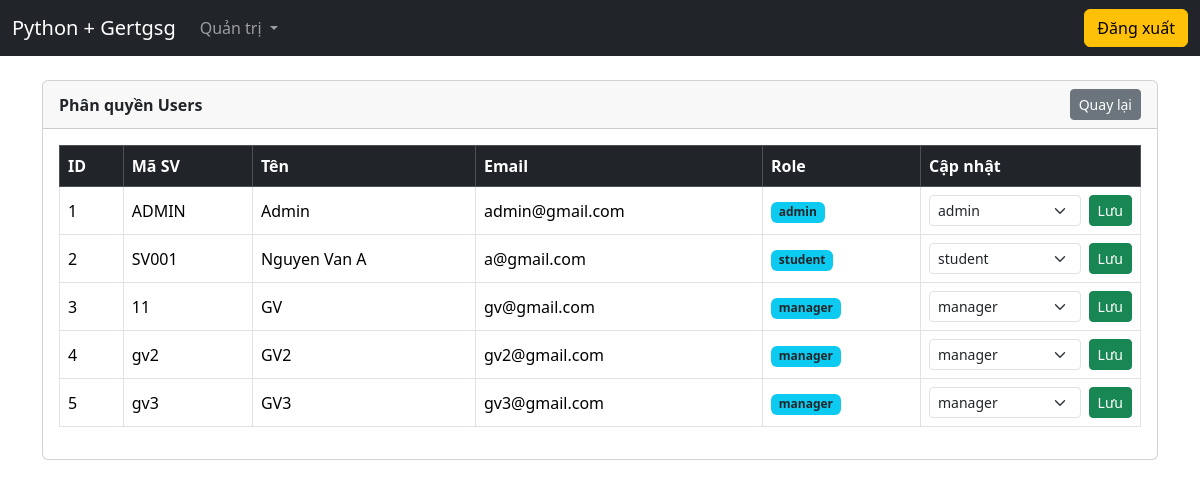
Before: /admin/users (signed in) with the older database file.
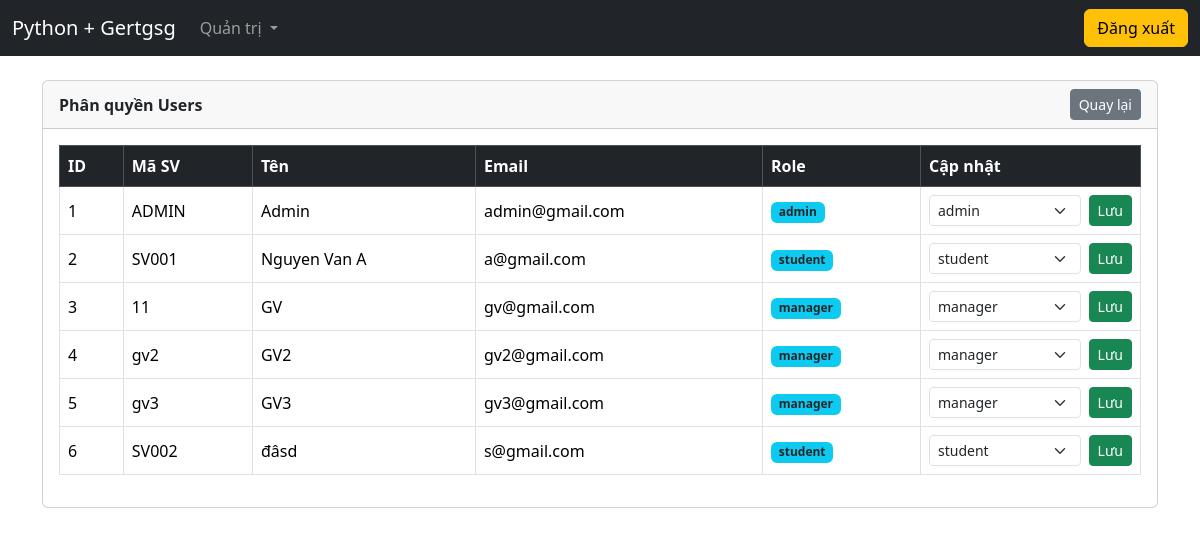
After: the same page with the newer database file.
### models.py (models this page shows, shortened)
class Student(UserMixin, db.Model):
    __tablename__ = "students"
    id = db.Column(db.Integer, primary_key=True)
    ma_sv = db.Column(db.String(50), unique=True, nullable=False, index=True)
    ten_sv = db.Column(db.String(255), nullable=False, index=True)
    email = db.Column(db.String(255), unique=True, nullable=False, index=True)
    mat_khau = db.Column(db.String(255), nullable=False)
    role = db.Column(db.String(20), nullable=False, default="student", index=True)
    avatar = db.Column(db.String(255), nullable=True)
    gioi_tinh = db.Column(db.String(10), nullable=True)
    dia_chi = db.Column(db.Text, nullable=True)
    failed_attempts = db.Column(db.Integer, nullable=False, default=0)
    last_failed_at = db.Column(db.DateTime, nullable=True)
    lock_until = db.Column(db.DateTime, nullable=True)
    class_id = db.Column(
        db.Integer,
        db.ForeignKey("classes.id", ondelete="SET NULL"),
        nullable=True,
        index=True,
    )
    class_ = db.relationship("Class", back_populates="students")
    teaching_classes = db.relationship(
        "Class",
        secondary=teacher_classes,
        back_populates="teachers",
        lazy="subquery",
    )

### admin_routes.py (the view)
@admin_bp.get("/users")
@login_required
@roles_required("admin")
def admin_users():
    users = Student.query.order_by(Student.id.asc()).all()
    return render_template("admin/users.html", users=users)

### app.py (called while the page is built)
@app.context_processor
def inject_csrf():
    def form_csrf_token():
        return Markup(f'<input type="hidden" name="csrf_token" value="{generate_csrf()}">')
    return dict(form_csrf_token=form_csrf_token)

@login_manager.user_loader
def load_user(user_id: str):
    try:
        return Student.query.get(int(user_id))
    except Exception:
        return None

### auth.py (called while the page is built)
def roles_required(*roles):
    def decorator(fn):
        @wraps(fn)
        def wrapper(*args, **kwargs):
            if not current_user.is_authenticated:
                abort(401)
            user_role = (getattr(current_user, "role", "") or "").strip().lower()
            if user_role not in [r.lower() for r in roles]:
                abort(403)
            return fn(*args, **kwargs)
        return wrapper
    return decorator

### templates/admin/users.html (shortened to what this page needs)
{% extends "base.html" %}
{% set title="Phân quyền Users" %}
{% block content %}
<div class="card text-dark">
  <div class="card-header d-flex justify-content-between align-items-center">
    <b>Phân quyền Users</b>
    <a class="btn btn-secondary btn-sm" href="{{ url_for('students_index') }}">Quay lại</a>
  </div>
  <div class="card-body">
    <div class="table-responsive">
      <table class="table table-bordered align-middle">
        <thead class="table-dark">
          <tr>
            <th>ID</th>
            <th>Mã SV</th>
            <th>Tên</th>
            <th>Email</th>
            <th>Role</th>
            <th style="width:220px;">Cập nhật</th>
          </tr>
        </thead>
        <tbody>
          {% for u in users %}
          <tr>
            <td>{{ u.id }}</td>
            <td>{{ u.ma_sv }}</td>
            <td>{{ u.ten_sv }}</td>
            <td>{{ u.email }}</td>
            <td><span class="badge bg-info text-dark">{{ u.role }}</span></td>
            <td>
              <form method="POST" action="{{ url_for('admin.admin_update_role', user_id=u.id) }}" class="d-flex gap-2">
                <select class="form-select form-select-sm" name="role">
                  <option value="student" {% if u.role=="student" %}selected{% endif %}>student</option>
                  <option value="manager" {% if u.role=="manager" %}selected{% endif %}>manager</option>
                  <option value="admin" {% if u.role=="admin" %}selected{% endif %}>admin</option>
                </select>
                <button class="btn btn-sm btn-success">Lưu</button>
              </form>
            </td>
          </tr>
          {% endfor %}
        </tbody>
      </table>
    </div>
  </div>
</div>
{% endblock %}

### templates/base.html (shortened to what this page needs)
<!doctype html>
<html lang="vi">
<head>
  <link href="https://cdn.jsdelivr.net/npm/bootstrap@5.3.2/dist/css/bootstrap.min.css" rel="stylesheet">
</head>
<body>
<nav class="navbar navbar-expand-lg navbar-dark bg-dark">
  <div class="container-fluid">
    <a class="navbar-brand"
       href="{% if current_user.is_authenticated %}{{ url_for('students_index') }}{% else %}{{ url_for('login') }}{% endif %}">
      Python + Gertgsg
    </a>
    <div class="collapse navbar-collapse" id="navMain">
      <ul class="navbar-nav me-auto">
        {% if current_user.is_authenticated and current_user.role == "admin" %}
        <li class="nav-item dropdown">
          <a class="nav-link dropdown-toggle" href="#" data-bs-toggle="dropdown">
            Quản trị
          </a>
        </li>
        {% endif %}
      </ul>
      <div class="d-flex gap-2">
        {% if not current_user.is_authenticated %}
          <a class="btn btn-outline-light" href="{{ url_for('login') }}">Đăng nhập</a>
          <a class="btn btn-outline-info" href="{{ url_for('register') }}">Đăng ký</a>
          <a class="btn btn-outline-warning" href="{{ url_for('forgot') }}">Quên mật khẩu</a>
        {% else %}
          <a class="btn btn-warning" href="{{ url_for('logout') }}">Đăng xuất</a>
        {% endif %}
      </div>
    </div>
  </div>
</nav>
<div class="container mt-4">
  {% block content %}{% endblock %}
</div>
</body>
</html>

Changed rows visible on the page:
added Student: id "6", ma_sv "SV002", ten_sv "đâsd", email "s@gmail.com", role "student"
